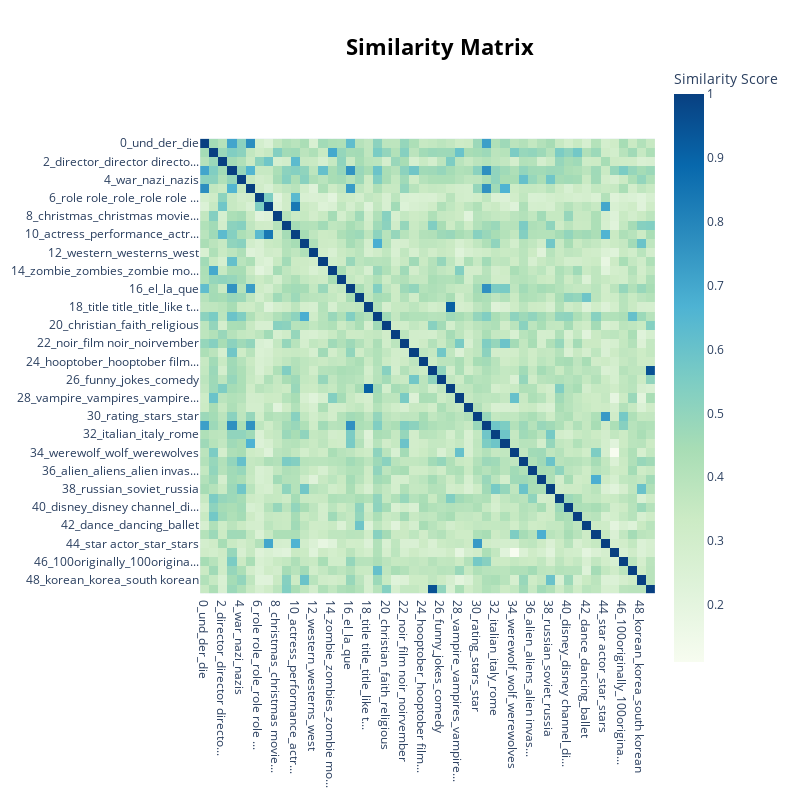

Notebook code cell kept with this figure:
### Code cell
topic_model.visualize_heatmap([i for i in range(50)])

### Figure 1 — Plotly figure (JSON) as saved in the notebook; plotly's stock layout.template omitted (floating-point values rounded to 4 significant figures; data arrays with more than 128 entries replaced by an {"elided": "..."} marker saying what was removed)
{"data": [{"coloraxis": "coloraxis", "hovertemplate": "x: %{x}<br>y: %{y}<br>Similarity Score: %{z}<extra></extra>", "name": "0", "type": "heatmap", "x": ["0_und_der_die", "1_horror_halloween_ghost", "2_director_director directo...", "3_filme_uma_um", "4_war_nazi_nazis", "5_et_le_les", "6_role role_role_role role ...", "7_watched actor_actor actor...", "8_christmas_christmas movie...", "9_white_racist_racism", "10_actress_performance_actr...", "11_japanese_samurai_japan", "12_western_westerns_west", "13_did mean_mean did_reddit", "14_zombie_zombies_zombie mo...", "15_slasher_slashers_kills", "16_el_la_que", "17_musical_soundtrack_music...", "18_title title_title_like t...", "19_godzilla_kaiju_mothra", "20_christian_faith_religious", "21_bond_role bond_bond film", "22_noir_film noir_noirvember", "23_ha ha ha_ha ha_ha", "24_hooptober_hooptober film...", "25_gay_queer_lesbian", "26_funny_jokes_comedy", "27_title_title title_movie ...", "28_vampire_vampires_vampire...", "29_watch_watched_rewatch", "30_rating_stars_star", "31_di_che_il", "32_italian_italy_rome", "33_french_france_french new", "34_werewolf_wolf_werewolves", "35_political_president_poli...", "36_alien_aliens_alien invas...", "37_cat_cats_kitty", "38_russian_soviet_russia", "39_sequel_sequels_original", "40_disney_disney channel_di...", "41_silent_silent film_silen...", "42_dance_dancing_ballet", "43_dog_dogs_puppy", "44_star actor_star_stars", "45_romcom_romcoms_rom", "46_100originally_100origina...", "47_shark_sharks_jaws", "48_korean_korea_south korean", "49_gay_lesbians_gay gay"], "xaxis": "x", "y": ["0_und_der_die", "1_horror_halloween_ghost", "2_director_director directo...", "3_filme_uma_um", "4_war_nazi_nazis", "5_et_le_les", "6_role role_role_role role ...", "7_watched actor_actor actor...", "8_christmas_christmas movie...", "9_white_racist_racism", "10_actress_performance_actr...", "11_japanese_samurai_japan", "12_western_westerns_west", "13_did mean_mean did_reddit", "14_zombie_zombies_zombie mo...", "15_slasher_slashers_kills", "16_el_la_que", "17_musical_soundtrack_music...", "18_title title_title_like t...", "19_godzilla_kaiju_mothra", "20_christian_faith_religious", "21_bond_role bond_bond film", "22_noir_film noir_noirvember", "23_ha ha ha_ha ha_ha", "24_hooptober_hooptober film...", "25_gay_queer_lesbian", "26_funny_jokes_comedy", "27_title_title title_movie ...", "28_vampire_vampires_vampire...", "29_watch_watched_rewatch", "30_rating_stars_star", "31_di_che_il", "32_italian_italy_rome", "33_french_france_french new", "34_werewolf_wolf_werewolves", "35_political_president_poli...", "36_alien_aliens_alien invas...", "37_cat_cats_kitty", "38_russian_soviet_russia", "39_sequel_sequels_original", "40_disney_disney channel_di...", "41_silent_silent film_silen...", "42_dance_dancing_ballet", "43_dog_dogs_puppy", "44_star actor_star_stars", "45_romcom_romcoms_rom", "46_100originally_100origina...", "47_shark_sharks_jaws", "48_korean_korea_south korean", "49_gay_lesbians_gay gay"], "yaxis": "y", "z": {"elided": "50x50 float values"}}], "layout": {"coloraxis": {"colorbar": {"title": {"text": "Similarity Score"}}, "colorscale": [[0, "rgb(247,252,240)"], [0.125, "rgb(224,243,219)"], [0.25, "rgb(204,235,197)"], [0.375, "rgb(168,221,181)"], [0.5, "rgb(123,204,196)"], [0.625, "rgb(78,179,211)"], [0.75, "rgb(43,140,190)"], [0.875, "rgb(8,104,172)"], [1, "rgb(8,64,129)"]]}, "height": 800, "hoverlabel": {"bgcolor": "white", "font": {"family": "Rockwell", "size": 16}}, "legend": {"title": {"text": "Trend"}}, "margin": {"t": 60}, "showlegend": true, "title": {"font": {"color": "Black", "size": 22}, "text": "<b>Similarity Matrix</b>", "x": 0.55, "xanchor": "center", "y": 0.95, "yanchor": "top"}, "width": 800, "xaxis": {"anchor": "y", "constrain": "domain", "domain": [0, 1], "scaleanchor": "y"}, "yaxis": {"anchor": "x", "autorange": "reversed", "constrain": "domain", "domain": [0, 1]}}}
